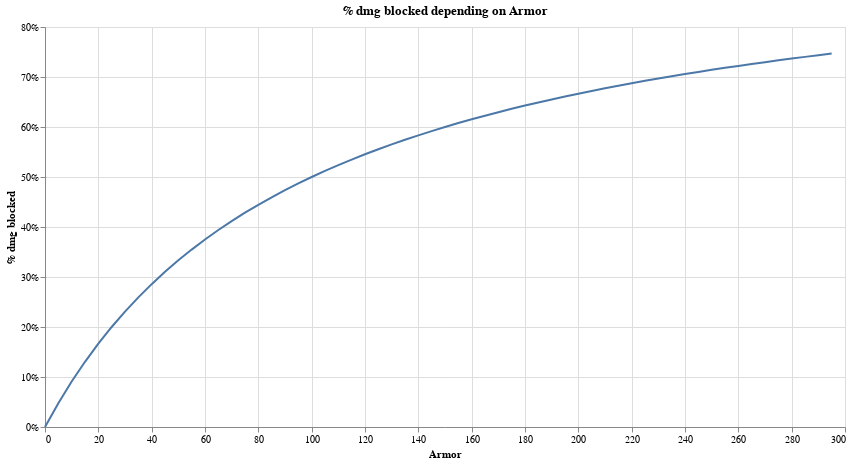

Source (notebook cell):
### Code cell
chart  = alt.Chart(df).mark_line().encode(
    x='Armor',
    y=alt.Y('% dmg blocked', axis=alt.Axis(format='%')),
    
).properties(
    title = "% dmg blocked depending on Armor",
    width=800,
    height=400
)
chart

### Figure 1 — Vega-Lite specification as saved in the notebook (floating-point values rounded to 4 significant figures)
{"config": {"view": {"continuousWidth": 400, "continuousHeight": 300}}, "data": {"name": "data-2cb1829652d9e4e26a8add4354de434f"}, "mark": "line", "encoding": {"x": {"field": "Armor", "type": "quantitative"}, "y": {"axis": {"format": "%"}, "field": "% dmg blocked", "type": "quantitative"}}, "height": 400, "title": "% dmg blocked depending on Armor", "width": 800, "$schema": "https://vega.github.io/schema/vega-lite/v4.17.0.json", "datasets": {"data-2cb1829652d9e4e26a8add4354de434f": [{"Armor": 0, "% dmg taken": 1.0, "% dmg blocked": 0.0}, {"Armor": 5, "% dmg taken": 0.9524, "% dmg blocked": 0.04762}, {"Armor": 10, "% dmg taken": 0.9091, "% dmg blocked": 0.09091}, {"Armor": 15, "% dmg taken": 0.8696, "% dmg blocked": 0.1304}, {"Armor": 20, "% dmg taken": 0.8333, "% dmg blocked": 0.1667}, {"Armor": 25, "% dmg taken": 0.8, "% dmg blocked": 0.2}, {"Armor": 30, "% dmg taken": 0.7692, "% dmg blocked": 0.2308}, {"Armor": 35, "% dmg taken": 0.7407, "% dmg blocked": 0.2593}, {"Armor": 40, "% dmg taken": 0.7143, "% dmg blocked": 0.2857}, {"Armor": 45, "% dmg taken": 0.6897, "% dmg blocked": 0.3103}, {"Armor": 50, "% dmg taken": 0.6667, "% dmg blocked": 0.3333}, {"Armor": 55, "% dmg taken": 0.6452, "% dmg blocked": 0.3548}, {"Armor": 60, "% dmg taken": 0.625, "% dmg blocked": 0.375}, {"Armor": 65, "% dmg taken": 0.6061, "% dmg blocked": 0.3939}, {"Armor": 70, "% dmg taken": 0.5882, "% dmg blocked": 0.4118}, {"Armor": 75, "% dmg taken": 0.5714, "% dmg blocked": 0.4286}, {"Armor": 80, "% dmg taken": 0.5556, "% dmg blocked": 0.4444}, {"Armor": 85, "% dmg taken": 0.5405, "% dmg blocked": 0.4595}, {"Armor": 90, "% dmg taken": 0.5263, "% dmg blocked": 0.4737}, {"Armor": 95, "% dmg taken": 0.5128, "% dmg blocked": 0.4872}, {"Armor": 100, "% dmg taken": 0.5, "% dmg blocked": 0.5}, {"Armor": 105, "% dmg taken": 0.4878, "% dmg blocked": 0.5122}, {"Armor": 110, "% dmg taken": 0.4762, "% dmg blocked": 0.5238}, {"Armor": 115, "% dmg taken": 0.4651, "% dmg blocked": 0.5349}, {"Armor": 120, "% dmg taken": 0.4545, "% dmg blocked": 0.5455}, {"Armor": 125, "% dmg taken": 0.4444, "% dmg blocked": 0.5556}, {"Armor": 130, "% dmg taken": 0.4348, "% dmg blocked": 0.5652}, {"Armor": 135, "% dmg taken": 0.4255, "% dmg blocked": 0.5745}, {"Armor": 140, "% dmg taken": 0.4167, "% dmg blocked": 0.5833}, {"Armor": 145, "% dmg taken": 0.4082, "% dmg blocked": 0.5918}, {"Armor": 150, "% dmg taken": 0.4, "% dmg blocked": 0.6}, {"Armor": 155, "% dmg taken": 0.3922, "% dmg blocked": 0.6078}, {"Armor": 160, "% dmg taken": 0.3846, "% dmg blocked": 0.6154}, {"Armor": 165, "% dmg taken": 0.3774, "% dmg blocked": 0.6226}, {"Armor": 170, "% dmg taken": 0.3704, "% dmg blocked": 0.6296}, {"Armor": 175, "% dmg taken": 0.3636, "% dmg blocked": 0.6364}, {"Armor": 180, "% dmg taken": 0.3571, "% dmg blocked": 0.6429}, {"Armor": 185, "% dmg taken": 0.3509, "% dmg blocked": 0.6491}, {"Armor": 190, "% dmg taken": 0.3448, "% dmg blocked": 0.6552}, {"Armor": 195, "% dmg taken": 0.339, "% dmg blocked": 0.661}, {"Armor": 200, "% dmg taken": 0.3333, "% dmg blocked": 0.6667}, {"Armor": 205, "% dmg taken": 0.3279, "% dmg blocked": 0.6721}, {"Armor": 210, "% dmg taken": 0.3226, "% dmg blocked": 0.6774}, {"Armor": 215, "% dmg taken": 0.3175, "% dmg blocked": 0.6825}, {"Armor": 220, "% dmg taken": 0.3125, "% dmg blocked": 0.6875}, {"Armor": 225, "% dmg taken": 0.3077, "% dmg blocked": 0.6923}, {"Armor": 230, "% dmg taken": 0.303, "% dmg blocked": 0.697}, {"Armor": 235, "% dmg taken": 0.2985, "% dmg blocked": 0.7015}, {"Armor": 240, "% dmg taken": 0.2941, "% dmg blocked": 0.7059}, {"Armor": 245, "% dmg taken": 0.2899, "% dmg blocked": 0.7101}, {"Armor": 250, "% dmg taken": 0.2857, "% dmg blocked": 0.7143}, {"Armor": 255, "% dmg taken": 0.2817, "% dmg blocked": 0.7183}, {"Armor": 260, "% dmg taken": 0.2778, "% dmg blocked": 0.7222}, {"Armor": 265, "% dmg taken": 0.274, "% dmg blocked": 0.726}, {"Armor": 270, "% dmg taken": 0.2703, "% dmg blocked": 0.7297}, {"Armor": 275, "% dmg taken": 0.2667, "% dmg blocked": 0.7333}, {"Armor": 280, "% dmg taken": 0.2632, "% dmg blocked": 0.7368}, {"Armor": 285, "% dmg taken": 0.2597, "% dmg blocked": 0.7403}, {"Armor": 290, "% dmg taken": 0.2564, "% dmg blocked": 0.7436}, {"Armor": 295, "% dmg taken": 0.2532, "% dmg blocked": 0.7468}]}}
